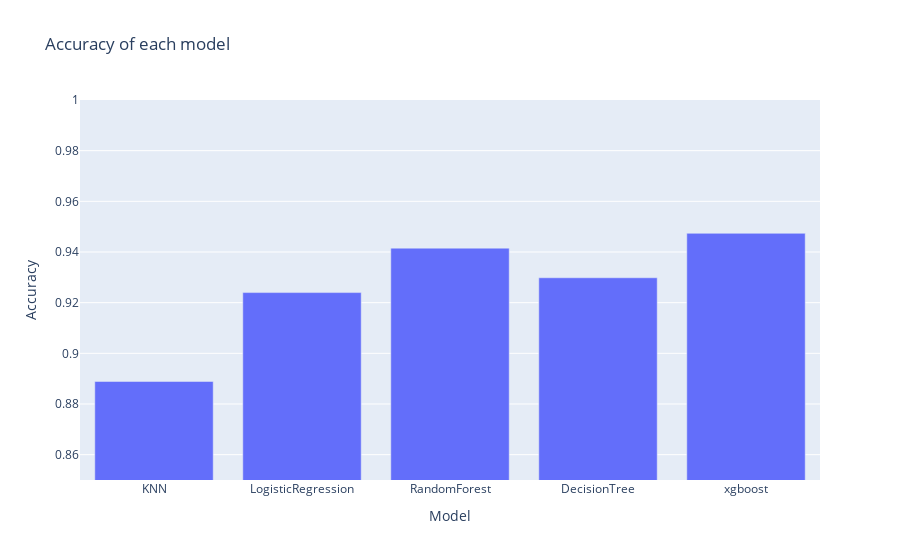

Here is the notebook cell this chart was saved with:
### Code cell
fig = px.bar(com_model, 
             x = "Model", 
             y = "Accuracy",
             range_y = [0.85, 1],
             title = "Accuracy of each model")
fig.show()

### Figure 1 — Plotly figure (JSON) as saved in the notebook; plotly's stock layout.template omitted (floating-point values rounded to 4 significant figures)
{"data": [{"alignmentgroup": "True", "hovertemplate": "Model=%{x}<br>Accuracy=%{y}<extra></extra>", "legendgroup": "", "marker": {"color": "#636efa", "pattern": {"shape": ""}}, "name": "", "offsetgroup": "", "orientation": "v", "showlegend": false, "textposition": "auto", "type": "bar", "x": ["KNN", "LogisticRegression", "RandomForest", "DecisionTree", "xgboost"], "xaxis": "x", "y": [0.8889, 0.924, 0.9415, 0.9298, 0.9474], "yaxis": "y"}], "layout": {"barmode": "relative", "legend": {"tracegroupgap": 0}, "title": {"text": "Accuracy of each model"}, "xaxis": {"anchor": "y", "domain": [0, 1], "title": {"text": "Model"}}, "yaxis": {"anchor": "x", "domain": [0, 1], "range": [0.85, 1], "title": {"text": "Accuracy"}}}}
